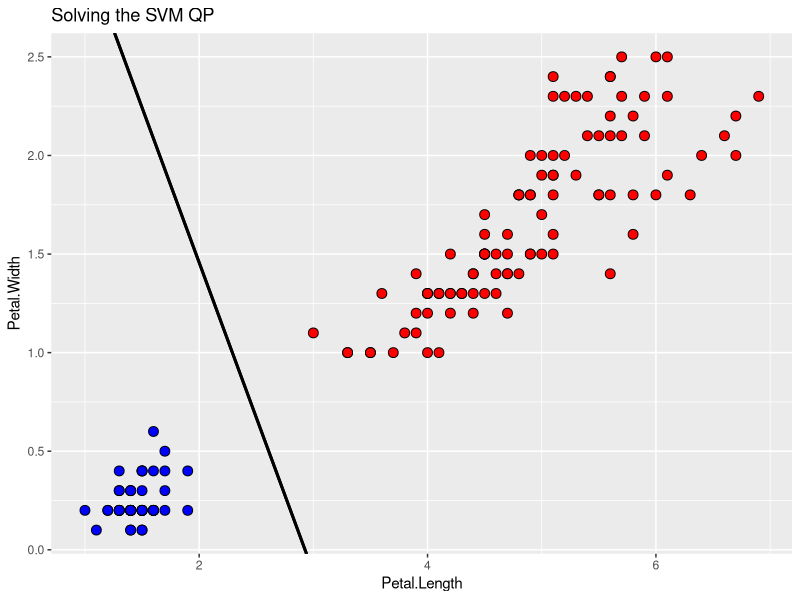

The R script that drew this image:
## ---- chunk 1
#  This gist solves the hard-margin SVM problem in three ways: using quadprog, using kernlab's ipop, and by 
#  the e1071 wrapper around libsvm.
#
#  author: R. Walker  (r_walker@zoho.com)
#  LICENSE: MIT
library("quadprog")
#library("kernlab")
library("e1071")

# Use Fisher iris data and binarize one of the species
# Choose "setosa" for a linearly separable example
# Choose "versicolor" or "virginica" for a non-separable example
# 
# For separable problem, all three methods should be very close.  For non-separable problem,
# ipop and quadprog should be close (after some parameter tuning) but SVM result will still be a bit
# different.
#
data(iris)
train <- iris
train$y <-ifelse(train[,5]=="setosa", 1, -1)

# order the training data labeling to avoid oddities with 
# training labels in libsvm
# see http://www.csie.ntu.edu.tw/~cjlin/libsvm/faq.html#f430
train <- train[order(train$y, decreasing=TRUE),]

# set the problem data and parameters
X <- as.matrix(train[,c("Petal.Length", "Petal.Width")])
y <- as.matrix(train$y)
n <- dim(X)[1]

####################################################################################################################
# solve QP with quadprog and the perturbance hack
# From the documentation:
# This routine implements the dual method of Goldfarb and Idnani (1982, 1983) for solving quadratic programming
# problems of the form min(-d^T b + 1/2 b^T D b) with the constraints A^T b >= b_0.
####################################################################################################################
# quadprog solver requires that the D matrix be symmetric positive definite.  But the SVM problem is almost always
# only non-negative definite!  As a hack, we can perturb D by a small diagonal matrix and obtain positive definite
# matrix.  Choose eps a relatively small value for the diagonal perturbance.
eps <- 5e-4

# build the system matrices
Q <- sapply(1:n, function(i) y[i]*t(X)[,i])
D <- t(Q)%*%Q
d <- matrix(1, nrow=n)
b0 <- rbind( matrix(0, nrow=1, ncol=1) , matrix(0, nrow=n, ncol=1) )
A <- t(rbind(matrix(y, nrow=1, ncol=n), diag(nrow=n)))

# call the QP solver:
sol <- solve.QP(D +eps*diag(n), d, A, b0, meq=1, factorized=FALSE)
qpsol <- matrix(sol$solution, nrow=n)

####################################################################################################################
# solve the QP with kernlab solver
# ipop solves the quadratic programming problem :
# \min(c'*x + 1/2 * x' * H * x)
# subject to: 
# b <= A * x <= b + r
# l <= x <= u
#
# Unlike quadprog, ipop can handle a non-negative definite system matrix; however if the problem is 
# not separable then (as formulated here) the ipop solver will become unstable.  In this case, we can add
# the same perturbance term from above.
####################################################################################################################
uu <- 1e10     # Huge so that solution is unconstrained from above
eps <- 1e-11    # perturbance size (can set to 0 for separable problem)
b <- 0
r <- 0
A2 <- t(y)
l <- matrix(0, nrow=n, ncol=1)
u <- matrix(uu, nrow=n, ncol=1)
#sol2 <- ipop(-d, t(Q)%*%Q+eps*diag(n), A2, b, l, u, r, verb=TRUE, sigf=5, margin=1e-8) # toggle margin and sigf if fails to converge.
#ipopsol <- primal(sol2)
####################################################################################################################
# svm solver provided by e1071
# This solver is implemented to solve a soft-margin problem.  If we choose C very large, 
# then the margins will be very small and we'll approach the hard-margin classification problem that we solved above
# with ipop and quadprog
####################################################################################################################
C <- 1e5     # Huge value forces hard margin problem
sv <- svm(y~Petal.Length+Petal.Width, data=train, kernel="linear", scale=FALSE, type="C-classification", cost=C)

# get the slope and intercept terms from e1071 svm:
W <- rowSums(sapply(1:length(sv$coefs), function(i) sv$coefs[i]*sv$SV[i,]))
svmline = c(sv$rho/W[2], -W[1]/W[2])

# extract and plot the decision boundary from the results of each solver.
# build the support vectors, slopes, and intercepts
findLine <- function(a, y, X){
  nonzero <-  abs(a) > 1e-5
  W <- rowSums(sapply(which(nonzero), function(i) a[i]*y[i]*X[i,]))
  b <- mean(sapply(which(nonzero), function(i) X[i,]%*%W- y[i]))
  slope <- -W[1]/W[2]
  intercept <- b/W[2]
  return(c(intercept,slope))
}
qpline <- findLine( qpsol, y, X)
#ipopline <- findLine(ipopsol, y, X)

# plot the results
library(ggplot2)
plt <- ggplot(train, aes(x=Petal.Length, y=Petal.Width)) + 
  ggtitle("Solving the SVM QP") +
  geom_point(aes(fill=factor(y)), size=3, pch=21) +
  geom_abline(intercept=qpline[1], slope=qpline[2], size=1, aes(color="quadprog"), show_guide=TRUE) +
  #geom_abline(intercept=ipopline[1], slope=ipopline[2], size=1, aes(color="ipop")) +
  geom_abline(intercept=svmline[1], slope=svmline[2], size=1, aes(color="svm"))+
  scale_fill_manual(values=c("red","blue"), guide='none')+
  scale_color_manual(values=c("green", "yellow", "black"))+
  theme(legend.position="bottom", legend.title=element_blank())
print(plt)

# print the results
print(sprintf("quadprog number of nonzeros: %d", sum(abs(qpsol)>1e-7)))
#print(sprintf("ipop number of nonzeros: %d", sum(abs(ipopsol)>1e-7)))
print(sprintf("svm number of nonzeros: %d", length(sv$coefs)))
#print(sprintf("Difference between quadprog and ipop solutions: %f", sqrt(sum(qpsol - ipopsol)^2)))
print(sprintf("Quadprog: Intercept: %f    Slope: %f", qpline[1], qpline[2]))
#print(sprintf("ipop: Intercept: %f    Slope: %f", ipopline[1], ipopline[2]))
print(sprintf("svm: Intercept: %f    Slope: %f", svmline[1], svmline[2]))

